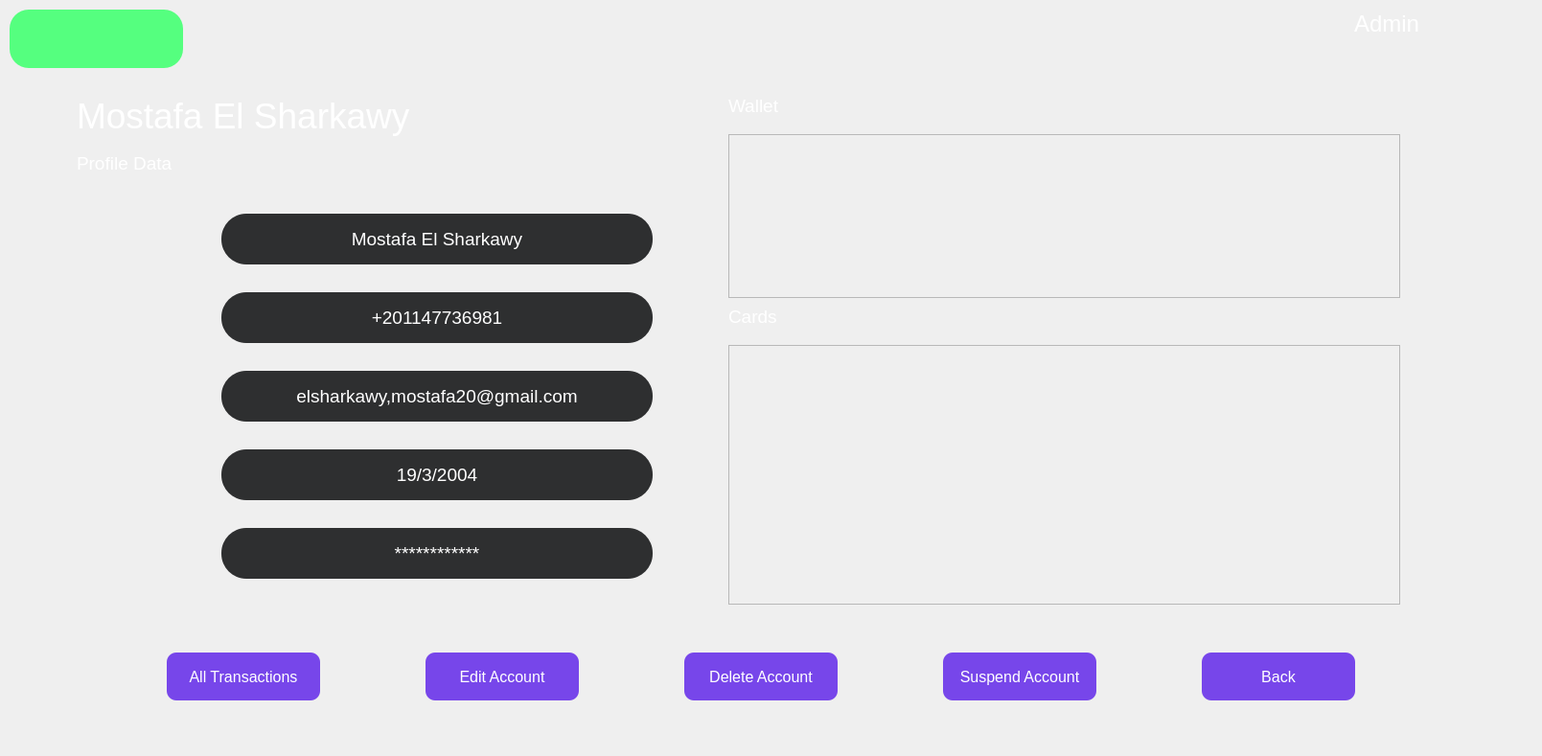
    <widget class="QWidget" name="page_9">
     <property name="styleSheet">
      <string notr="true">color: rgb(255, 255, 255);</string>
     </property>
     <widget class="QWidget" name="widget_21" native="true">
      <property name="geometry">
       <rect>
        <x>0</x>
        <y>0</y>
        <width>1600</width>
        <height>780</height>
       </rect>
      </property>
      <property name="minimumSize">
       <size>
        <width>450</width>
        <height>0</height>
       </size>
      </property>
      <property name="font">
       <font>
        <pointsize>12</pointsize>
       </font>
      </property>
      <property name="styleSheet">
       <string notr="true">QLineEdit
{
border-radius:26px;
background-color:3b3b3b;
}
QPushButton{
background-color:rgb(122, 105, 233);
color:white;
border-radius:7px;
}</string>
      </property>
      <widget class="QWidget" name="layoutWidget">
       <property name="geometry">
        <rect>
         <x>70</x>
         <y>680</y>
         <width>1451</width>
         <height>52</height>
        </rect>
       </property>
       <layout class="QHBoxLayout" name="horizontalLayout">
        <item>
         <widget class="QPushButton" name="pushButton">
          <property name="minimumSize">
           <size>
            <width>160</width>
            <height>50</height>
           </size>
          </property>
          <property name="maximumSize">
           <size>
            <width>160</width>
            <height>50</height>
           </size>
          </property>
          <property name="font">
           <font>
            <pointsize>12</pointsize>
            <bold>false</bold>
           </font>
          </property>
          <property name="styleSheet">
           <string notr="true">QPushButton:hover{
	background-color:rgb(100, 60, 200);
}
QPushButton{
background-color:rgb(119, 70, 234);
border-radius:10px;
color:rgb(255, 255, 255);
}</string>
          </property>
          <property name="text">
           <string>All Transactions</string>
          </property>
         </widget>
        </item>
        <item>
         <widget class="QPushButton" name="pushButton_4">
          <property name="minimumSize">
           <size>
            <width>160</width>
            <height>50</height>
           </size>
          </property>
          <property name="maximumSize">
           <size>
            <width>160</width>
            <height>50</height>
           </size>
          </property>
          <property name="font">
           <font>
            <pointsize>12</pointsize>
            <bold>false</bold>
           </font>
          </property>
          <property name="styleSheet">
           <string notr="true">QPushButton:hover{
	background-color:rgb(100, 60, 200);
}
QPushButton{
background-color:rgb(119, 70, 234);
border-radius:10px;
color:rgb(255, 255, 255);
}</string>
          </property>
          <property name="text">
           <string>Edit Account</string>
          </property>
         </widget>
        </item>
        <item>
         <widget class="QPushButton" name="pushButton_3">
          <property name="minimumSize">
           <size>
            <width>160</width>
            <height>50</height>
           </size>
          </property>
          <property name="maximumSize">
           <size>
            <width>160</width>
            <height>50</height>
           </size>
          </property>
          <property name="font">
           <font>
            <pointsize>12</pointsize>
            <bold>false</bold>
           </font>
          </property>
          <property name="styleSheet">
           <string notr="true">QPushButton:hover{
	background-color:rgb(100, 60, 200);
}
QPushButton{
background-color:rgb(119, 70, 234);
border-radius:10px;
color:rgb(255, 255, 255);
}</string>
          </property>
          <property name="text">
           <string>Delete Account</string>
          </property>
         </widget>
        </item>
        <item>
         <widget class="QPushButton" name="pushButton_2">
          <property name="minimumSize">
           <size>
            <width>160</width>
            <height>50</height>
           </size>
          </property>
          <property name="maximumSize">
           <size>
            <width>160</width>
            <height>50</height>
           </size>
          </property>
          <property name="font">
           <font>
            <pointsize>12</pointsize>
            <bold>false</bold>
           </font>
          </property>
          <property name="styleSheet">
           <string notr="true">QPushButton:hover{
	background-color:rgb(100, 60, 200);
}
QPushButton{
background-color:rgb(119, 70, 234);
border-radius:10px;
color:rgb(255, 255, 255);
}</string>
          </property>
          <property name="text">
           <string>Suspend Account</string>
          </property>
         </widget>
        </item>
        <item>
         <widget class="QPushButton" name="pushButton_7">
          <property name="minimumSize">
           <size>
            <width>160</width>
            <height>50</height>
           </size>
          </property>
          <property name="maximumSize">
           <size>
            <width>160</width>
            <height>50</height>
           </size>
          </property>
          <property name="font">
           <font>
            <pointsize>12</pointsize>
            <bold>false</bold>
           </font>
          </property>
          <property name="styleSheet">
           <string notr="true">QPushButton:hover{
	background-color:rgb(100, 60, 200);
}
QPushButton{
background-color:rgb(119, 70, 234);
border-radius:10px;
color:rgb(255, 255, 255);
}</string>
          </property>
          <property name="text">
           <string>Back</string>
          </property>
         </widget>
        </item>
       </layout>
      </widget>
      <widget class="QLabel" name="label_65">
       <property name="geometry">
        <rect>
         <x>80</x>
         <y>150</y>
         <width>131</width>
         <height>41</height>
        </rect>
       </property>
       <property name="font">
        <font>
         <pointsize>14</pointsize>
        </font>
       </property>
       <property name="text">
        <string>Profile Data</string>
       </property>
      </widget>
      <widget class="QLabel" name="label_67">
       <property name="geometry">
        <rect>
         <x>1320</x>
         <y>0</y>
         <width>161</width>
         <height>51</height>
        </rect>
       </property>
       <property name="font">
        <font>
         <pointsize>18</pointsize>
         <bold>false</bold>
        </font>
       </property>
       <property name="text">
        <string>&lt;html&gt;&lt;head/&gt;&lt;body&gt;&lt;p align=&quot;right&quot;&gt;Admin&lt;/p&gt;&lt;/body&gt;&lt;/html&gt;</string>
       </property>
      </widget>
      <widget class="QLabel" name="label_68">
       <property name="geometry">
        <rect>
         <x>80</x>
         <y>90</y>
         <width>571</width>
         <height>61</height>
        </rect>
       </property>
       <property name="font">
        <font>
         <pointsize>28</pointsize>
        </font>
       </property>
       <property name="text">
        <string>Mostafa El Sharkawy</string>
       </property>
      </widget>
      <widget class="QWidget" name="layoutWidget_2">
       <property name="geometry">
        <rect>
         <x>80</x>
         <y>200</y>
         <width>601</width>
         <height>431</height>
        </rect>
       </property>
       <layout class="QVBoxLayout" name="verticalLayout">
        <item>
         <layout class="QHBoxLayout" name="horizontalLayout_3">
          <item>
           <widget class="QLabel" name="label_70">
            <property name="text">
             <string/>
            </property>
            <property name="pixmap">
             <pixmap resource="assets3.qrc">:/new/prefix3/signin1.png</pixmap>
            </property>
           </widget>
          </item>
          <item>
           <widget class="QLabel" name="label_71">
            <property name="minimumSize">
             <size>
              <width>450</width>
              <height>53</height>
             </size>
            </property>
            <property name="maximumSize">
             <size>
              <width>450</width>
              <height>53</height>
             </size>
            </property>
            <property name="font">
             <font>
              <pointsize>14</pointsize>
             </font>
            </property>
            <property name="styleSheet">
             <string notr="true">background-color:rgb(46, 47, 48);
border-radius:26;
text-align:center;</string>
            </property>
            <property name="text">
             <string>&lt;html&gt;&lt;head/&gt;&lt;body&gt;&lt;p align=&quot;center&quot;&gt;Mostafa El Sharkawy&lt;/p&gt;&lt;/body&gt;&lt;/html&gt;</string>
            </property>
           </widget>
          </item>
         </layout>
        </item>
        <item>
         <layout class="QHBoxLayout" name="horizontalLayout_4">
          <item>
           <widget class="QLabel" name="label_72">
            <property name="text">
             <string/>
            </property>
            <property name="pixmap">
             <pixmap resource="assets3.qrc">:/new/prefix3/phone.png</pixmap>
            </property>
           </widget>
          </item>
          <item>
           <widget class="QLabel" name="label_73">
            <property name="minimumSize">
             <size>
              <width>450</width>
              <height>53</height>
             </size>
            </property>
            <property name="maximumSize">
             <size>
              <width>450</width>
              <height>53</height>
             </size>
            </property>
            <property name="font">
             <font>
              <pointsize>14</pointsize>
             </font>
            </property>
            <property name="styleSheet">
             <string notr="true">background-color:rgb(46, 47, 48);
border-radius:26;</string>
            </property>
            <property name="text">
             <string>&lt;html&gt;&lt;head/&gt;&lt;body&gt;&lt;p align=&quot;center&quot;&gt;+201147736981&lt;/p&gt;&lt;/body&gt;&lt;/html&gt;</string>
            </property>
           </widget>
          </item>
         </layout>
        </item>
        <item>
         <layout class="QHBoxLayout" name="horizontalLayout_5">
          <item>
           <widget class="QLabel" name="label_74">
            <property name="text">
             <string/>
            </property>
            <property name="pixmap">
             <pixmap resource="assets3.qrc">:/new/prefix3/email.png</pixmap>
            </property>
           </widget>
          </item>
          <item>
           <widget class="QLabel" name="label_75">
            <property name="minimumSize">
             <size>
              <width>450</width>
              <height>53</height>
             </size>
            </property>
            <property name="maximumSize">
             <size>
              <width>450</width>
              <height>53</height>
             </size>
            </property>
            <property name="font">
             <font>
              <pointsize>14</pointsize>
             </font>
            </property>
            <property name="styleSheet">
             <string notr="true">background-color:rgb(46, 47, 48);
border-radius:26;</string>
            </property>
            <property name="text">
             <string>&lt;html&gt;&lt;head/&gt;&lt;body&gt;&lt;p align=&quot;center&quot;&gt;elsharkawy,mostafa20@gmail.com&lt;/p&gt;&lt;/body&gt;&lt;/html&gt;</string>
            </property>
           </widget>
          </item>
         </layout>
        </item>
        <item>
         <layout class="QHBoxLayout" name="horizontalLayout_6">
          <item>
           <widget class="QLabel" name="label_76">
            <property name="text">
             <string/>
            </property>
            <property name="pixmap">
             <pixmap resource="assets3.qrc">:/new/prefix3/BD.png</pixmap>
            </property>
           </widget>
          </item>
          <item>
           <widget class="QLabel" name="label_77">
            <property name="minimumSize">
             <size>
              <width>450</width>
              <height>53</height>
             </size>
            </property>
            <property name="maximumSize">
             <size>
              <width>450</width>
              <height>53</height>
             </size>
            </property>
            <property name="font">
             <font>
              <pointsize>14</pointsize>
             </font>
            </property>
            <property name="styleSheet">
             <string notr="true">background-color:rgb(46, 47, 48);
border-radius:26;</string>
            </property>
            <property name="text">
             <string>&lt;html&gt;&lt;head/&gt;&lt;body&gt;&lt;p align=&quot;center&quot;&gt;19/3/2004&lt;/p&gt;&lt;/body&gt;&lt;/html&gt;</string>
            </property>
           </widget>
          </item>
         </layout>
        </item>
        <item>
         <layout class="QHBoxLayout" name="horizontalLayout_7">
          <item>
           <widget class="QLabel" name="label_78">
            <property name="text">
             <string/>
            </property>
            <property name="pixmap">
             <pixmap resource="assets3.qrc">:/new/prefix3/pinAndPass.png</pixmap>
            </property>
           </widget>
          </item>
          <item>
           <widget class="QLabel" name="label_79">
            <property name="minimumSize">
             <size>
              <width>450</width>
              <height>53</height>
             </size>
            </property>
            <property name="maximumSize">
             <size>
              <width>450</width>
              <height>53</height>
             </size>
            </property>
            <property name="font">
             <font>
              <pointsize>14</pointsize>
             </font>
            </property>
            <property name="styleSheet">
             <string notr="true">background-color:rgb(46, 47, 48);
border-radius:26;</string>
            </property>
            <property name="text">
             <string>&lt;html&gt;&lt;head/&gt;&lt;body&gt;&lt;p align=&quot;center&quot;&gt;************&lt;/p&gt;&lt;/body&gt;&lt;/html&gt;</string>
            </property>
           </widget>
          </item>
         </layout>
        </item>
       </layout>
      </widget>
      <widget class="QScrollArea" name="scrollArea_4">
       <property name="geometry">
        <rect>
         <x>760</x>
         <y>360</y>
         <width>701</width>
         <height>271</height>
        </rect>
       </property>
       <property name="styleSheet">
        <string notr="true">QScrollBar:vertical{ 
boder:none;
background-color: rgb(36, 36, 36);
 width: 15px; 
margin: 15px 0 15px 0;
 boder-radius:0px;
}

QScrollBar:handle:vertical{
background-color: rgb(71, 71, 71);
 min-height:30px;
 border-radius:7px;
}
QScrollBar:handle:vertical:hover{
 background-color:rgb(58, 58, 58);
}
QScrollBar:handle:vertical pressed{
 background-color: rgb(60, 60, 60);
}

QScrollBar::sub-line:vertical{
border:none;
background-color: rgb(71, 71, 71);
height: 15px;
border-top-left-radius: 7px;
border-top-right-radius:7px;
subcontrol position: top;
subcontrol-origin: margin;
}
QScrollBar::sub-line:vertical:hover { 
background-color: rgb(58, 58, 58);
}

QScrollBar::sub-line:vertical:pressed{
 background-color: rgb(60, 60, 60);
}
 QScrollBar::add-line:vertical{
 border:none;
background-color: rgb(71, 71, 71);
 height: 15px;
border-bottom-left-radius: 7px; 
border-bottom-right-radius: 7px; 
subcontrol-position: bottom; 
subcontrol-origin: margin;
}
QScrollBar::add-line:vertical:hover {
 background-color:  rgb(58, 58, 58);
}
QScrollBar::add-line:vertical:pressed { 
background-color: rgb(60, 60, 60);
}

QScrollBar::up-arrow:vertical, QScrollBar::down-arrow:vertical{
 background: none;
}
QScrollBar::add-page:vertical, QScrollBar::sub-page:vertical{ 
background: none;
}

</string>
       </property>
       <property name="widgetResizable">
        <bool>true</bool>
       </property>
       <widget class="QWidget" name="scrollAreaWidgetContents_3">
        <property name="geometry">
         <rect>
          <x>0</x>
          <y>0</y>
          <width>699</width>
          <height>269</height>
         </rect>
        </property>
        <layout class="QVBoxLayout" name="verticalLayout_3">
         <property name="spacing">
          <number>30</number>
         </property>
        </layout>
       </widget>
      </widget>
      <widget class="QLabel" name="label_80">
       <property name="geometry">
        <rect>
         <x>760</x>
         <y>310</y>
         <width>131</width>
         <height>41</height>
        </rect>
       </property>
       <property name="font">
        <font>
         <pointsize>14</pointsize>
        </font>
       </property>
       <property name="text">
        <string>Cards</string>
       </property>
      </widget>
      <widget class="QLabel" name="label_134">
       <property name="geometry">
        <rect>
         <x>10</x>
         <y>10</y>
         <width>181</width>
         <height>61</height>
        </rect>
       </property>
       <property name="styleSheet">
        <string notr="true">border-radius:20px;
background-color: rgb(85, 255, 127);
background-image: url(:/new/prefix1/firstPage.png);
</string>
       </property>
       <property name="text">
        <string/>
       </property>
       <property name="pixmap">
        <pixmap resource="assets.qrc">:/new/prefix1/firstPage.png</pixmap>
       </property>
       <property name="scaledContents">
        <bool>true</bool>
       </property>
      </widget>
      <widget class="QLabel" name="label_81">
       <property name="geometry">
        <rect>
         <x>680</x>
         <y>650</y>
         <width>641</width>
         <height>21</height>
        </rect>
       </property>
       <property name="font">
        <font>
         <family>Arial</family>
         <pointsize>14</pointsize>
        </font>
       </property>
       <property name="text">
        <string/>
       </property>
      </widget>
      <widget class="QScrollArea" name="scrollArea_8">
       <property name="geometry">
        <rect>
         <x>760</x>
         <y>140</y>
         <width>701</width>
         <height>171</height>
        </rect>
       </property>
       <property name="styleSheet">
        <string notr="true">QScrollBar:vertical{ 
boder:none;
background-color: rgb(36, 36, 36);
 width: 15px; 
margin: 15px 0 15px 0;
 boder-radius:0px;
}

QScrollBar:handle:vertical{
background-color: rgb(71, 71, 71);
 min-height:30px;
 border-radius:7px;
}
QScrollBar:handle:vertical:hover{
 background-color:rgb(58, 58, 58);
}
QScrollBar:handle:vertical pressed{
 background-color: rgb(60, 60, 60);
}

QScrollBar::sub-line:vertical{
border:none;
background-color: rgb(71, 71, 71);
height: 15px;
border-top-left-radius: 7px;
border-top-right-radius:7px;
subcontrol position: top;
subcontrol-origin: margin;
}
QScrollBar::sub-line:vertical:hover { 
background-color: rgb(58, 58, 58);
}

QScrollBar::sub-line:vertical:pressed{
 background-color: rgb(60, 60, 60);
}
 QScrollBar::add-line:vertical{
 border:none;
background-color: rgb(71, 71, 71);
 height: 15px;
border-bottom-left-radius: 7px; 
border-bottom-right-radius: 7px; 
subcontrol-position: bottom; 
subcontrol-origin: margin;
}
QScrollBar::add-line:vertical:hover {
 background-color:  rgb(58, 58, 58);
}
QScrollBar::add-line:vertical:pressed { 
background-color: rgb(60, 60, 60);
}

QScrollBar::up-arrow:vertical, QScrollBar::down-arrow:vertical{
 background: none;
}
QScrollBar::add-page:vertical, QScrollBar::sub-page:vertical{ 
background: none;
}

</string>
       </property>
       <property name="widgetResizable">
        <bool>true</bool>
       </property>
       <widget class="QWidget" name="scrollAreaWidgetContents_8">
        <property name="geometry">
         <rect>
          <x>0</x>
          <y>0</y>
          <width>699</width>
          <height>169</height>
         </rect>
        </property>
        <layout class="QVBoxLayout" name="verticalLayout_6">
         <property name="spacing">
          <number>30</number>
         </property>
        </layout>
       </widget>
      </widget>
      <widget class="QLabel" name="label_88">
       <property name="geometry">
        <rect>
         <x>760</x>
         <y>90</y>
         <width>131</width>
         <height>41</height>
        </rect>
       </property>
       <property name="font">
        <font>
         <pointsize>14</pointsize>
        </font>
       </property>
       <property name="text">
        <string>Wallet</string>
       </property>
      </widget>
     </widget>
    </widget>
